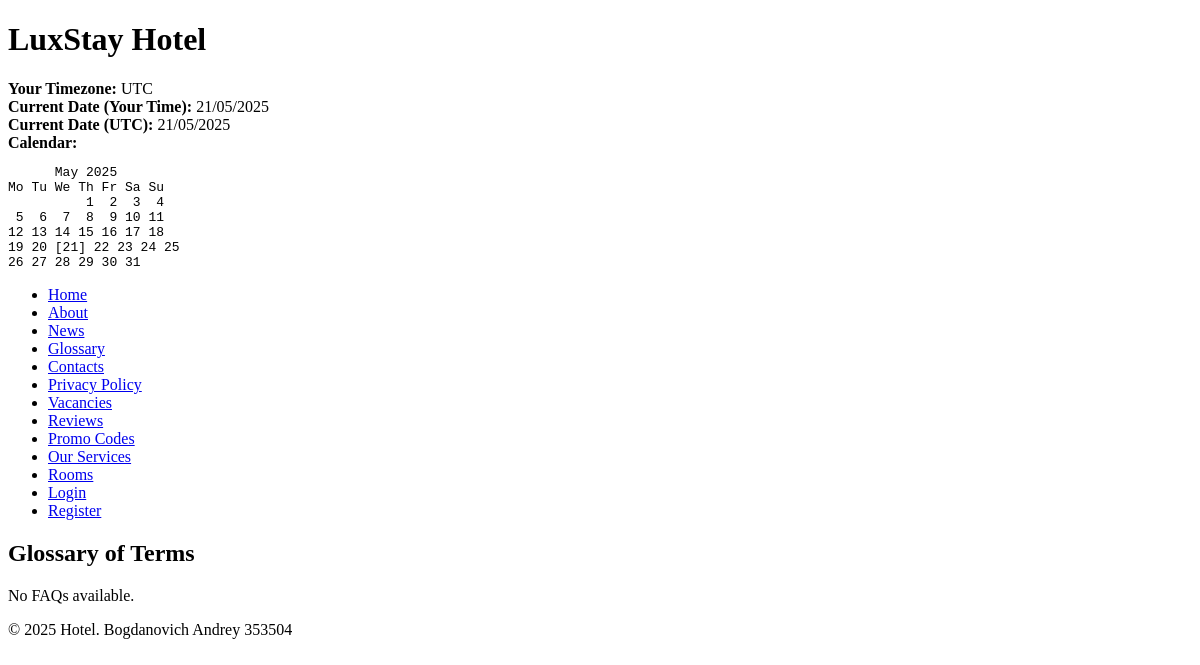
Page /glossary/ on the earlier database version.
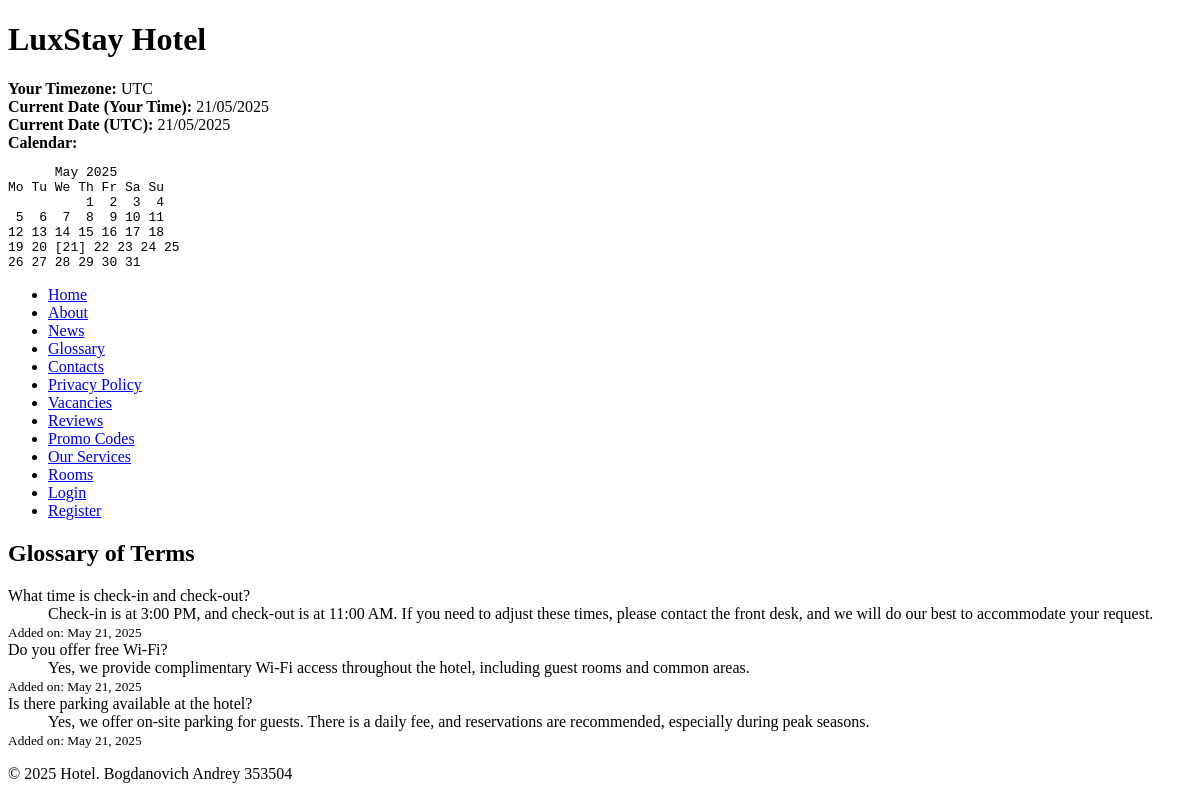
Same page on the later database version.
### hotel/models.py (models this page shows, shortened)
class FAQ(models.Model):
    question = models.CharField(max_length=300)
    answer = models.TextField()
    date_added = models.DateField(default=timezone.now)
    order = models.PositiveIntegerField(default=0)
    class Meta:
        ordering = ['order']
        verbose_name = "FAQ"
        verbose_name_plural = "FAQs"

### hotel/views.py (the view)
# urls.py: path('glossary/', views.glossary, name='glossary'),
def glossary(request):
    faqs = FAQ.objects.all().order_by('order')
    return render(request, 'hotel/glossary.html', {'faqs': faqs})

### hotel/templates/hotel/glossary.html (shortened to what this page needs)
{% extends "hotel/base.html" %}
{% block content %}
    <h2>Glossary of Terms</h2>
    {% if faqs %}
        <dl>
            {% for faq in faqs %}
                <dt>{{ faq.question }}</dt>
                <dd>{{ faq.answer }}</dd>
                <small>Added on: {{ faq.date_added|date:"F d, Y" }}</small>
            {% endfor %}
        </dl>
    {% else %}
        <p>No FAQs available.</p>
    {% endif %}
{% endblock %}

Differences in the rows shown:
added FAQ: question "What time is check-in and check-out?", answer "Check-in is at 3:00 PM, and check-out is at 11:00 AM. If you need to adjust these times, please contact the front desk, and we will do our best to accommodate your request.", date_added "May 21, 2025"
added FAQ: question "Do you offer free Wi-Fi?", answer "Yes, we provide complimentary Wi-Fi access throughout the hotel, including guest rooms and common areas.", date_added "May 21, 2025"
added FAQ: question "Is there parking available at the hotel?", answer "Yes, we offer on-site parking for guests. There is a daily fee, and reservations are recommended, especially during peak seasons.", date_added "May 21, 2025"
Other differences:
text no longer shown: "No FAQs available."
